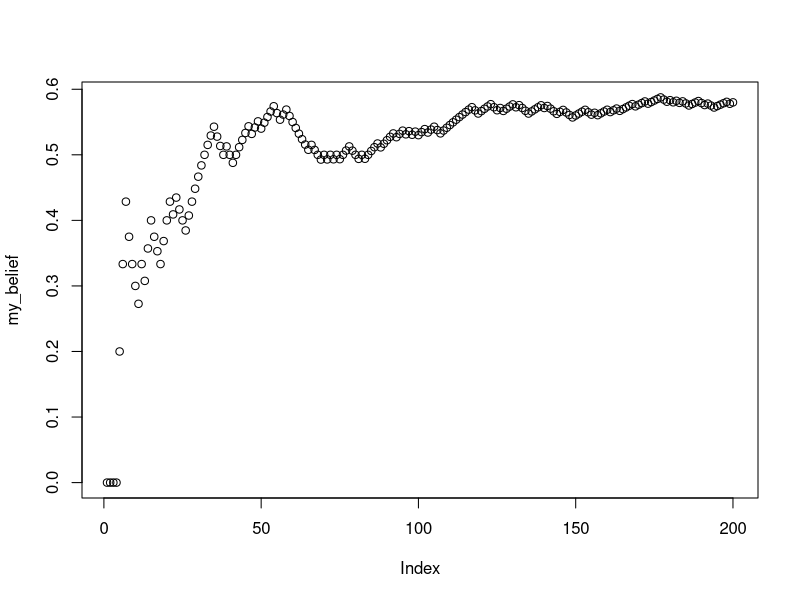
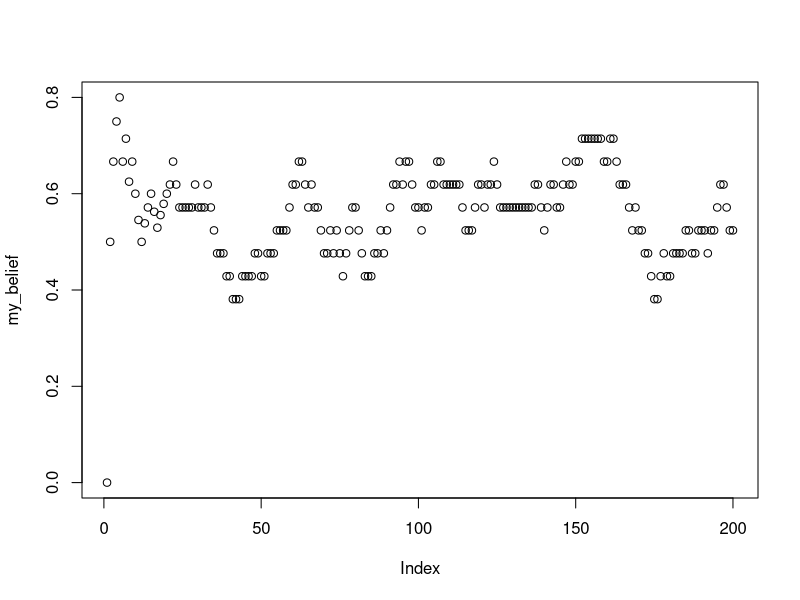

The R source for these figures, in order:
## ---- chunk 1
knitr::opts_chunk$set(echo = TRUE)
## ---- chunk 2

rolls <- sample (1:6, 10000, replace = TRUE)
table (rolls)


## ---- chunk 3

one <- sample (1:6, 1000, replace = TRUE)
two <- sample (1:6, 1000, replace = TRUE)
combined <- one+two
table (combined)/1000

## ---- chunk 4

first <- rep (x = 1:6, each = 6)
second <- rep (x = 1:6, times = 6)
sum_rolls <- first+second
table (sum_rolls)/length(sum_rolls)

sim_result <- table(combined)/1000
true_probs <- table(sum_rolls)/length(sum_rolls)

true_probs-sim_result

## ---- chunk 5
sample(c("A","B"), 20, replace = TRUE, prob = c(.8, .2))

letters

LETTERS

sample(letters, 50, replace = TRUE)

## ---- chunk 6

my_letters <- sample(letters,  50*2, replace = TRUE)
my_strings <- matrix(my_letters, ncol=2)
paste(my_strings[1,], collapse="")
random_strings <- c()
for (i in 1:dim(my_strings)[1]){
  random_strings[i] <- paste(my_strings[i,], collapse="")
}

random_strings
###
###if (random_strings[i] = "ab") {
 ### print("AB")
#}

## ---- chunk 7

sim_results <- replicate(10000,
                         sample ( c(1,0), 10, replace = TRUE))


number_of_heads <- colSums(sim_results)
table(number_of_heads)/10000

number_of_heads <- rbinom(10000, 10, prob = .5)
table(number_of_heads)/10000
## ---- chunk 8
flips <- sample( c("H","T"), 10000, replace = TRUE)

 

## ---- chunk 9
flips <- sample( c("H","T"), 10000, replace = TRUE)

sequence <- c()
for (i in 3:length(flips)){
  first_element <- flips[i-2]
  second_element <- flips[i-1]
  third_element <- flips[i]
  sequence[i-1] <- paste0(first_element, second_element, third_element)
}

table(sequence)/sum(table(sequence))

## ---- chunk 10
simulated_sequence <- c(rbinom(100,1,.5),
                        rbinom(100, 1, .6))

my_knowledge <- c()
my_belief <- c()
for(i in 1:length(simulated_sequence)){
  my_knowledge[i] <- simulated_sequence[i]
  my_belief[i] <- sum(my_knowledge)/length(my_knowledge)
}

plot(my_belief)
## ---- chunk 11
simulated_sequence <- c(rbinom(100,1,.5),
                        rbinom(100, 1, .6))

my_knowledge <- c()
my_belief <- c()
for(i in 1:length(simulated_sequence)){
  my_knowledge[i] <- simulated_sequence[i]
  if(i <= 20){
    my_belief[i] <- sum(my_knowledge)/length(my_knowledge)
  } else{
    my_belief[i] <- sum(my_knowledge[i:(i-20)])/length(my_knowledge[i:(i-20)])
}
}

plot(my_belief)
## ---- chunk 12

my_paragraph <- "In 1918 the Belarusian People's Republic (BNR) was proclaimed, the symbols of which became the coat of arms Pahonia and the white-red-white flag. On 11 August, the newspaper Svobodnaya Belarus published the first official description of the flag and coat of arms. In 1919-1920, the white-red-white flag was used by Belarusian military formations as part of the armies of Poland and Lithuania. In 1920, the flag was used by participants in the Slutsk uprising."

wiki_letters <- unlist(strsplit(my_paragraph, split=""))
lower_case <- tolower(wiki_letters)
letter_counts <- table(lower_case)
letter_counts <- as.data.frame(letter_counts)

library (dplyr)

final <- letter_counts %>%
  filter(lower_case %in% letters == TRUE)

final

